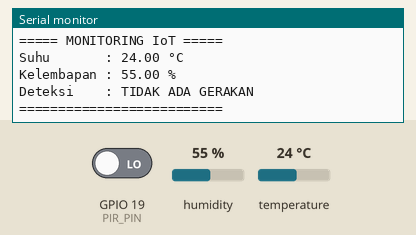
This sketch was run on a simulated ESP32. Shown: the last lines printed to the serial monitor. The test bench sets the inputs (shaded band); at power-on: GPIO 19 (PIR_PIN) LOW, humidity 55 %, temperature 24 °C. WiFi joins after 1.5 s; servers stay silent unless stated.

Above: at 2.7 s.
2.8 s: GPIO 19 (PIR_PIN) driven HIGH
7.0 s: humidity set to 22 %
At 9.0 s:
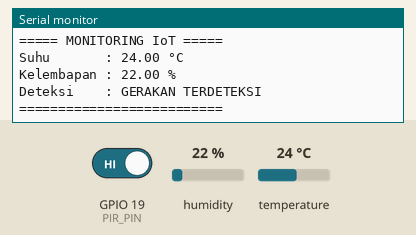
9.7 s: temperature set to 12 °C
12.4 s: humidity set to 40 %
At 14.9 s:
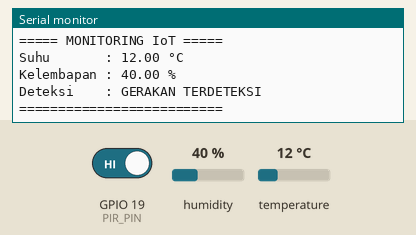
Timing chart, 0 to 16.1 s (numbered marks = the images above; inputs shaded):
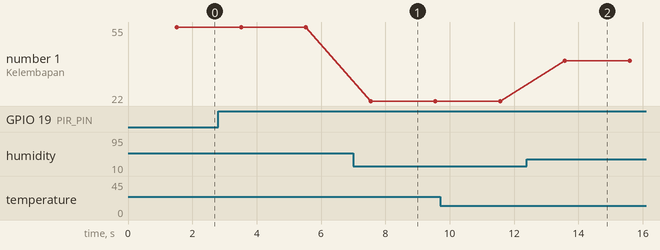

The sketch:

monitoring_iot.ino
```cpp
#include <WiFi.h>
#include "DHT.h"

// Ganti dengan nama dan password Wi-Fi kamu
const char* ssid = "NAMA_WIFI";
const char* password = "PASSWORD_WIFI";

// Pengaturan DHT22
#define DHTPIN 4
#define DHTTYPE DHT22

DHT dht(DHTPIN, DHTTYPE);

// Pengaturan PIR
#define PIR_PIN 19

void setup() {
  Serial.begin(115200);

  // Memulai sensor
  dht.begin();
  pinMode(PIR_PIN, INPUT);

  // Menghubungkan Wi-Fi
  Serial.println("Memulai sistem monitoring IoT...");
  WiFi.begin(ssid, password);

  Serial.print("Menghubungkan ke Wi-Fi");

  while (WiFi.status() != WL_CONNECTED) {
    delay(500);
    Serial.print(".");
  }

  Serial.println();
  Serial.println("Wi-Fi berhasil terhubung!");
  Serial.print("IP Address: ");
  Serial.println(WiFi.localIP());
}

void loop() {
  // Membaca data DHT22
  float suhu = dht.readTemperature();
  float kelembapan = dht.readHumidity();

  // Membaca data PIR
  int gerakan = digitalRead(PIR_PIN);

  Serial.println("\n===== MONITORING IoT =====");

  if (isnan(suhu) || isnan(kelembapan)) {
    Serial.println("DHT22 gagal membaca data!");
  } else {
    Serial.print("Suhu       : ");
    Serial.print(suhu);
    Serial.println(" °C");

    Serial.print("Kelembapan : ");
    Serial.print(kelembapan);
    Serial.println(" %");
  }

  Serial.print("Deteksi    : ");

  if (gerakan == HIGH) {
    Serial.println("GERAKAN TERDETEKSI");
  } else {
    Serial.println("TIDAK ADA GERAKAN");
  }

  Serial.println("==========================");

  delay(2000);
}
```

Measured:
- after the input at 7.0 s, the serial monitor: prints a new line after 0.54 s (image 1)
- after the input at 12.4 s, the serial monitor: prints a new line after 1.2 s (image 2)
- plotted number 1: 55 → 22 after the input at 7.0 s, 22 → 40 after the input at 12.4 s
